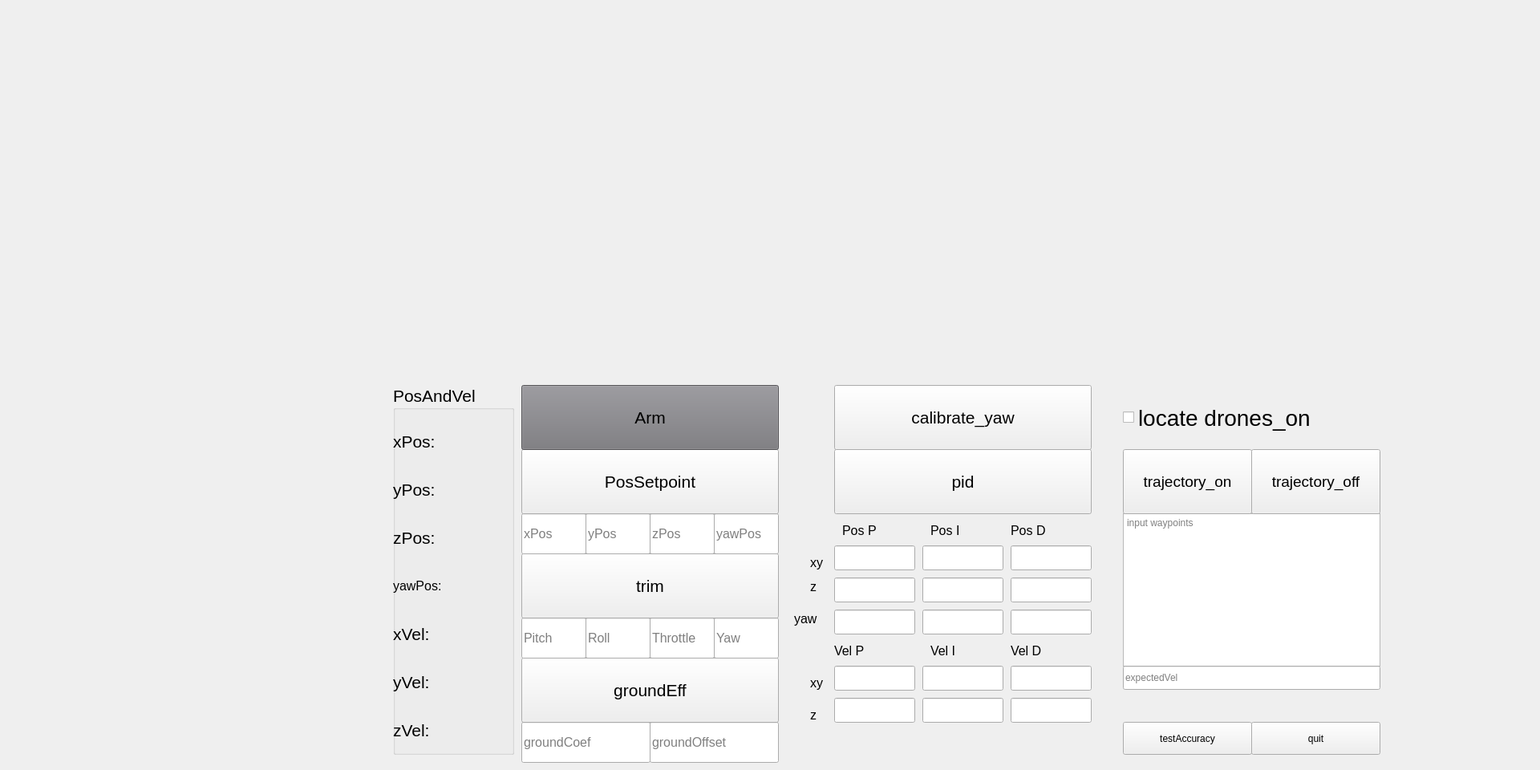
<?xml version="1.0" encoding="UTF-8"?>
<ui version="4.0">
 <class>MainWindow</class>
 <widget class="QMainWindow" name="MainWindow">
  <property name="geometry">
   <rect>
    <x>0</x>
    <y>0</y>
    <width>1920</width>
    <height>960</height>
   </rect>
  </property>
  <property name="windowTitle">
   <string>MainWindow</string>
  </property>
  <widget class="QWidget" name="centralwidget">
   <widget class="QLabel" name="label_video">
    <property name="geometry">
     <rect>
      <x>0</x>
      <y>0</y>
      <width>1920</width>
      <height>480</height>
     </rect>
    </property>
    <property name="text">
     <string/>
    </property>
   </widget>
   <widget class="GLViewWidget" name="view3D" native="true">
    <property name="geometry">
     <rect>
      <x>0</x>
      <y>480</y>
      <width>480</width>
      <height>480</height>
     </rect>
    </property>
   </widget>
   <widget class="QCheckBox" name="checkBox_locate_drones">
    <property name="geometry">
     <rect>
      <x>1400</x>
      <y>480</y>
      <width>321</width>
      <height>81</height>
     </rect>
    </property>
    <property name="font">
     <font>
      <pointsize>21</pointsize>
     </font>
    </property>
    <property name="text">
     <string>locate drones_on</string>
    </property>
   </widget>
   <widget class="QLineEdit" name="lineEdit_xPosSetpoint">
    <property name="geometry">
     <rect>
      <x>650</x>
      <y>640</y>
      <width>81</width>
      <height>51</height>
     </rect>
    </property>
    <property name="font">
     <font>
      <pointsize>12</pointsize>
     </font>
    </property>
    <property name="placeholderText">
     <string>xPos</string>
    </property>
   </widget>
   <widget class="QLineEdit" name="lineEdit_yPosSetpoint">
    <property name="geometry">
     <rect>
      <x>730</x>
      <y>640</y>
      <width>81</width>
      <height>51</height>
     </rect>
    </property>
    <property name="font">
     <font>
      <pointsize>12</pointsize>
     </font>
    </property>
    <property name="placeholderText">
     <string>yPos</string>
    </property>
   </widget>
   <widget class="QLineEdit" name="lineEdit_zPosSetpoint">
    <property name="geometry">
     <rect>
      <x>810</x>
      <y>640</y>
      <width>81</width>
      <height>51</height>
     </rect>
    </property>
    <property name="font">
     <font>
      <pointsize>12</pointsize>
     </font>
    </property>
    <property name="placeholderText">
     <string>zPos</string>
    </property>
   </widget>
   <widget class="QPushButton" name="pushButton_PosSetpoint">
    <property name="geometry">
     <rect>
      <x>650</x>
      <y>560</y>
      <width>321</width>
      <height>81</height>
     </rect>
    </property>
    <property name="baseSize">
     <size>
      <width>0</width>
      <height>0</height>
     </size>
    </property>
    <property name="font">
     <font>
      <pointsize>16</pointsize>
     </font>
    </property>
    <property name="text">
     <string>PosSetpoint</string>
    </property>
   </widget>
   <widget class="QPushButton" name="pushButton_pid">
    <property name="geometry">
     <rect>
      <x>1040</x>
      <y>560</y>
      <width>321</width>
      <height>81</height>
     </rect>
    </property>
    <property name="font">
     <font>
      <pointsize>16</pointsize>
     </font>
    </property>
    <property name="text">
     <string>pid</string>
    </property>
   </widget>
   <widget class="QLabel" name="label">
    <property name="geometry">
     <rect>
      <x>1050</x>
      <y>650</y>
      <width>51</width>
      <height>22</height>
     </rect>
    </property>
    <property name="font">
     <font>
      <pointsize>12</pointsize>
     </font>
    </property>
    <property name="text">
     <string>Pos P</string>
    </property>
   </widget>
   <widget class="QLabel" name="label_2">
    <property name="geometry">
     <rect>
      <x>1160</x>
      <y>650</y>
      <width>51</width>
      <height>22</height>
     </rect>
    </property>
    <property name="font">
     <font>
      <pointsize>12</pointsize>
     </font>
    </property>
    <property name="text">
     <string>Pos I</string>
    </property>
   </widget>
   <widget class="QLabel" name="label_3">
    <property name="geometry">
     <rect>
      <x>1260</x>
      <y>650</y>
      <width>51</width>
      <height>22</height>
     </rect>
    </property>
    <property name="font">
     <font>
      <pointsize>12</pointsize>
     </font>
    </property>
    <property name="text">
     <string>Pos D</string>
    </property>
   </widget>
   <widget class="QLabel" name="label_4">
    <property name="geometry">
     <rect>
      <x>1010</x>
      <y>690</y>
      <width>21</width>
      <height>22</height>
     </rect>
    </property>
    <property name="font">
     <font>
      <pointsize>12</pointsize>
     </font>
    </property>
    <property name="text">
     <string>xy</string>
    </property>
   </widget>
   <widget class="QLabel" name="label_5">
    <property name="geometry">
     <rect>
      <x>1010</x>
      <y>720</y>
      <width>16</width>
      <height>22</height>
     </rect>
    </property>
    <property name="font">
     <font>
      <pointsize>12</pointsize>
     </font>
    </property>
    <property name="text">
     <string>z</string>
    </property>
   </widget>
   <widget class="QLabel" name="label_6">
    <property name="geometry">
     <rect>
      <x>990</x>
      <y>760</y>
      <width>41</width>
      <height>22</height>
     </rect>
    </property>
    <property name="font">
     <font>
      <pointsize>12</pointsize>
     </font>
    </property>
    <property name="text">
     <string>yaw</string>
    </property>
   </widget>
   <widget class="QLineEdit" name="lineEdit_xyPosP">
    <property name="geometry">
     <rect>
      <x>1040</x>
      <y>680</y>
      <width>101</width>
      <height>31</height>
     </rect>
    </property>
    <property name="font">
     <font>
      <pointsize>12</pointsize>
     </font>
    </property>
   </widget>
   <widget class="QLineEdit" name="lineEdit_xyPosI">
    <property name="geometry">
     <rect>
      <x>1150</x>
      <y>680</y>
      <width>101</width>
      <height>31</height>
     </rect>
    </property>
    <property name="font">
     <font>
      <pointsize>12</pointsize>
     </font>
    </property>
   </widget>
   <widget class="QLineEdit" name="lineEdit_xyPosD">
    <property name="geometry">
     <rect>
      <x>1260</x>
      <y>680</y>
      <width>101</width>
      <height>31</height>
     </rect>
    </property>
    <property name="font">
     <font>
      <pointsize>12</pointsize>
     </font>
    </property>
   </widget>
   <widget class="QLineEdit" name="lineEdit_zPosP">
    <property name="geometry">
     <rect>
      <x>1040</x>
      <y>720</y>
      <width>101</width>
      <height>31</height>
     </rect>
    </property>
    <property name="font">
     <font>
      <pointsize>12</pointsize>
     </font>
    </property>
   </widget>
   <widget class="QLineEdit" name="lineEdit_zPosI">
    <property name="geometry">
     <rect>
      <x>1150</x>
      <y>720</y>
      <width>101</width>
      <height>31</height>
     </rect>
    </property>
    <property name="font">
     <font>
      <pointsize>12</pointsize>
     </font>
    </property>
   </widget>
   <widget class="QLineEdit" name="lineEdit_zPosD">
    <property name="geometry">
     <rect>
      <x>1260</x>
      <y>720</y>
      <width>101</width>
      <height>31</height>
     </rect>
    </property>
    <property name="font">
     <font>
      <pointsize>12</pointsize>
     </font>
    </property>
   </widget>
   <widget class="QLineEdit" name="lineEdit_yawPosP">
    <property name="geometry">
     <rect>
      <x>1040</x>
      <y>760</y>
      <width>101</width>
      <height>31</height>
     </rect>
    </property>
    <property name="font">
     <font>
      <pointsize>12</pointsize>
     </font>
    </property>
   </widget>
   <widget class="QLineEdit" name="lineEdit_yawPosI">
    <property name="geometry">
     <rect>
      <x>1150</x>
      <y>760</y>
      <width>101</width>
      <height>31</height>
     </rect>
    </property>
    <property name="font">
     <font>
      <pointsize>12</pointsize>
     </font>
    </property>
   </widget>
   <widget class="QLineEdit" name="lineEdit_yawPosD">
    <property name="geometry">
     <rect>
      <x>1260</x>
      <y>760</y>
      <width>101</width>
      <height>31</height>
     </rect>
    </property>
    <property name="font">
     <font>
      <pointsize>12</pointsize>
     </font>
    </property>
   </widget>
   <widget class="QLabel" name="label_7">
    <property name="geometry">
     <rect>
      <x>1040</x>
      <y>800</y>
      <width>51</width>
      <height>22</height>
     </rect>
    </property>
    <property name="font">
     <font>
      <pointsize>12</pointsize>
     </font>
    </property>
    <property name="text">
     <string>Vel P</string>
    </property>
   </widget>
   <widget class="QLabel" name="label_8">
    <property name="geometry">
     <rect>
      <x>1160</x>
      <y>800</y>
      <width>51</width>
      <height>22</height>
     </rect>
    </property>
    <property name="font">
     <font>
      <pointsize>12</pointsize>
     </font>
    </property>
    <property name="text">
     <string>Vel I</string>
    </property>
   </widget>
   <widget class="QLabel" name="label_9">
    <property name="geometry">
     <rect>
      <x>1260</x>
      <y>800</y>
      <width>51</width>
      <height>22</height>
     </rect>
    </property>
    <property name="font">
     <font>
      <pointsize>12</pointsize>
     </font>
    </property>
    <property name="text">
     <string>Vel D</string>
    </property>
   </widget>
   <widget class="QLabel" name="label_10">
    <property name="geometry">
     <rect>
      <x>1010</x>
      <y>840</y>
      <width>21</width>
      <height>22</height>
     </rect>
    </property>
    <property name="font">
     <font>
      <pointsize>12</pointsize>
     </font>
    </property>
    <property name="text">
     <string>xy</string>
    </property>
   </widget>
   <widget class="QLabel" name="label_11">
    <property name="geometry">
     <rect>
      <x>1010</x>
      <y>880</y>
      <width>16</width>
      <height>22</height>
     </rect>
    </property>
    <property name="font">
     <font>
      <pointsize>12</pointsize>
     </font>
    </property>
    <property name="text">
     <string>z</string>
    </property>
   </widget>
   <widget class="QLineEdit" name="lineEdit_xyVelP">
    <property name="geometry">
     <rect>
      <x>1040</x>
      <y>830</y>
      <width>101</width>
      <height>31</height>
     </rect>
    </property>
    <property name="font">
     <font>
      <pointsize>12</pointsize>
     </font>
    </property>
   </widget>
   <widget class="QLineEdit" name="lineEdit_xyVelI">
    <property name="geometry">
     <rect>
      <x>1150</x>
      <y>830</y>
      <width>101</width>
      <height>31</height>
     </rect>
    </property>
    <property name="font">
     <font>
      <pointsize>12</pointsize>
     </font>
    </property>
   </widget>
   <widget class="QLineEdit" name="lineEdit_xyVelD">
    <property name="geometry">
     <rect>
      <x>1260</x>
      <y>830</y>
      <width>101</width>
      <height>31</height>
     </rect>
    </property>
    <property name="font">
     <font>
      <pointsize>12</pointsize>
     </font>
    </property>
   </widget>
   <widget class="QLineEdit" name="lineEdit_zVelP">
    <property name="geometry">
     <rect>
      <x>1040</x>
      <y>870</y>
      <width>101</width>
      <height>31</height>
     </rect>
    </property>
    <property name="font">
     <font>
      <pointsize>12</pointsize>
     </font>
    </property>
   </widget>
   <widget class="QLineEdit" name="lineEdit_zVelI">
    <property name="geometry">
     <rect>
      <x>1150</x>
      <y>870</y>
      <width>101</width>
      <height>31</height>
     </rect>
    </property>
    <property name="font">
     <font>
      <pointsize>12</pointsize>
     </font>
    </property>
   </widget>
   <widget class="QLineEdit" name="lineEdit_zVelD">
    <property name="geometry">
     <rect>
      <x>1260</x>
      <y>870</y>
      <width>101</width>
      <height>31</height>
     </rect>
    </property>
    <property name="font">
     <font>
      <pointsize>12</pointsize>
     </font>
    </property>
   </widget>
   <widget class="QPushButton" name="pushButton_arm">
    <property name="geometry">
     <rect>
      <x>650</x>
      <y>480</y>
      <width>321</width>
      <height>81</height>
     </rect>
    </property>
    <property name="font">
     <font>
      <pointsize>16</pointsize>
     </font>
    </property>
    <property name="styleSheet">
     <string notr="true">background-color: rgb(119, 118, 123);
color: rgb(0, 0, 0);</string>
    </property>
    <property name="text">
     <string>Arm</string>
    </property>
   </widget>
   <widget class="QPushButton" name="pushButton_trim">
    <property name="geometry">
     <rect>
      <x>650</x>
      <y>690</y>
      <width>321</width>
      <height>81</height>
     </rect>
    </property>
    <property name="font">
     <font>
      <pointsize>16</pointsize>
     </font>
    </property>
    <property name="text">
     <string>trim</string>
    </property>
   </widget>
   <widget class="QLineEdit" name="lineEdit_PitchTrim">
    <property name="geometry">
     <rect>
      <x>650</x>
      <y>770</y>
      <width>81</width>
      <height>51</height>
     </rect>
    </property>
    <property name="font">
     <font>
      <pointsize>12</pointsize>
     </font>
    </property>
    <property name="placeholderText">
     <string>Pitch</string>
    </property>
   </widget>
   <widget class="QLineEdit" name="lineEdit_RollTrim">
    <property name="geometry">
     <rect>
      <x>730</x>
      <y>770</y>
      <width>81</width>
      <height>51</height>
     </rect>
    </property>
    <property name="font">
     <font>
      <pointsize>12</pointsize>
     </font>
    </property>
    <property name="placeholderText">
     <string>Roll</string>
    </property>
   </widget>
   <widget class="QLineEdit" name="lineEdit_ThrottleTrim">
    <property name="geometry">
     <rect>
      <x>810</x>
      <y>770</y>
      <width>81</width>
      <height>51</height>
     </rect>
    </property>
    <property name="font">
     <font>
      <pointsize>12</pointsize>
     </font>
    </property>
    <property name="placeholderText">
     <string>Throttle</string>
    </property>
   </widget>
   <widget class="QLineEdit" name="lineEdit_YawTrim">
    <property name="geometry">
     <rect>
      <x>890</x>
      <y>770</y>
      <width>81</width>
      <height>51</height>
     </rect>
    </property>
    <property name="font">
     <font>
      <pointsize>12</pointsize>
     </font>
    </property>
    <property name="placeholderText">
     <string>Yaw</string>
    </property>
   </widget>
   <widget class="QLineEdit" name="lineEdit_yawPosSetpoint">
    <property name="geometry">
     <rect>
      <x>890</x>
      <y>640</y>
      <width>81</width>
      <height>51</height>
     </rect>
    </property>
    <property name="font">
     <font>
      <pointsize>12</pointsize>
     </font>
    </property>
    <property name="placeholderText">
     <string>yawPos</string>
    </property>
   </widget>
   <widget class="QPushButton" name="pushButton_quit">
    <property name="geometry">
     <rect>
      <x>1560</x>
      <y>900</y>
      <width>161</width>
      <height>41</height>
     </rect>
    </property>
    <property name="text">
     <string>quit</string>
    </property>
   </widget>
   <widget class="QPushButton" name="pushButton_calibrate_yaw">
    <property name="geometry">
     <rect>
      <x>1040</x>
      <y>480</y>
      <width>321</width>
      <height>81</height>
     </rect>
    </property>
    <property name="font">
     <font>
      <pointsize>16</pointsize>
     </font>
    </property>
    <property name="text">
     <string>calibrate_yaw</string>
    </property>
   </widget>
   <widget class="QPushButton" name="pushButton_groundEff">
    <property name="geometry">
     <rect>
      <x>650</x>
      <y>820</y>
      <width>321</width>
      <height>81</height>
     </rect>
    </property>
    <property name="font">
     <font>
      <pointsize>16</pointsize>
     </font>
    </property>
    <property name="text">
     <string>groundEff</string>
    </property>
   </widget>
   <widget class="QLineEdit" name="lineEdit_groundCoef">
    <property name="geometry">
     <rect>
      <x>650</x>
      <y>900</y>
      <width>161</width>
      <height>51</height>
     </rect>
    </property>
    <property name="font">
     <font>
      <pointsize>12</pointsize>
     </font>
    </property>
    <property name="placeholderText">
     <string>groundCoef</string>
    </property>
   </widget>
   <widget class="QLineEdit" name="lineEdit_groundOffset">
    <property name="geometry">
     <rect>
      <x>810</x>
      <y>900</y>
      <width>161</width>
      <height>51</height>
     </rect>
    </property>
    <property name="font">
     <font>
      <pointsize>12</pointsize>
     </font>
    </property>
    <property name="placeholderText">
     <string>groundOffset</string>
    </property>
   </widget>
   <widget class="QTextEdit" name="textEdit_waypoints">
    <property name="geometry">
     <rect>
      <x>1400</x>
      <y>640</y>
      <width>321</width>
      <height>191</height>
     </rect>
    </property>
    <property name="html">
     <string>&lt;!DOCTYPE HTML PUBLIC &quot;-//W3C//DTD HTML 4.0//EN&quot; &quot;http://www.w3.org/TR/REC-html40/strict.dtd&quot;&gt;
&lt;html&gt;&lt;head&gt;&lt;meta name=&quot;qrichtext&quot; content=&quot;1&quot; /&gt;&lt;style type=&quot;text/css&quot;&gt;
p, li { white-space: pre-wrap; }
&lt;/style&gt;&lt;/head&gt;&lt;body style=&quot; font-family:'Ubuntu Sans'; font-size:11pt; font-weight:400; font-style:normal;&quot;&gt;
&lt;p style=&quot;-qt-paragraph-type:empty; margin-top:0px; margin-bottom:0px; margin-left:0px; margin-right:0px; -qt-block-indent:0; text-indent:0px;&quot;&gt;&lt;br /&gt;&lt;/p&gt;&lt;/body&gt;&lt;/html&gt;</string>
    </property>
    <property name="placeholderText">
     <string>input waypoints</string>
    </property>
   </widget>
   <widget class="QLineEdit" name="lineEdit_expectedVel">
    <property name="geometry">
     <rect>
      <x>1400</x>
      <y>830</y>
      <width>321</width>
      <height>30</height>
     </rect>
    </property>
    <property name="placeholderText">
     <string>expectedVel</string>
    </property>
   </widget>
   <widget class="QPushButton" name="pushButton_trajectory_on">
    <property name="geometry">
     <rect>
      <x>1400</x>
      <y>560</y>
      <width>161</width>
      <height>81</height>
     </rect>
    </property>
    <property name="font">
     <font>
      <pointsize>14</pointsize>
     </font>
    </property>
    <property name="text">
     <string>trajectory_on</string>
    </property>
   </widget>
   <widget class="QPushButton" name="pushButton_test_accuracy">
    <property name="geometry">
     <rect>
      <x>1400</x>
      <y>900</y>
      <width>161</width>
      <height>41</height>
     </rect>
    </property>
    <property name="text">
     <string>testAccuracy</string>
    </property>
   </widget>
   <widget class="QPushButton" name="pushButton_trajectory_off">
    <property name="geometry">
     <rect>
      <x>1560</x>
      <y>560</y>
      <width>161</width>
      <height>81</height>
     </rect>
    </property>
    <property name="font">
     <font>
      <pointsize>14</pointsize>
     </font>
    </property>
    <property name="text">
     <string>trajectory_off</string>
    </property>
   </widget>
   <widget class="QGroupBox" name="groupBox">
    <property name="geometry">
     <rect>
      <x>490</x>
      <y>480</y>
      <width>151</width>
      <height>461</height>
     </rect>
    </property>
    <property name="font">
     <font>
      <pointsize>16</pointsize>
     </font>
    </property>
    <property name="title">
     <string>PosAndVel</string>
    </property>
    <widget class="QLabel" name="label_xPos">
     <property name="geometry">
      <rect>
       <x>80</x>
       <y>40</y>
       <width>71</width>
       <height>61</height>
      </rect>
     </property>
     <property name="font">
      <font>
       <pointsize>16</pointsize>
      </font>
     </property>
     <property name="text">
      <string/>
     </property>
    </widget>
    <widget class="QLabel" name="label_yPos">
     <property name="geometry">
      <rect>
       <x>80</x>
       <y>100</y>
       <width>71</width>
       <height>61</height>
      </rect>
     </property>
     <property name="font">
      <font>
       <pointsize>16</pointsize>
      </font>
     </property>
     <property name="text">
      <string/>
     </property>
    </widget>
    <widget class="QLabel" name="label_zPos">
     <property name="geometry">
      <rect>
       <x>80</x>
       <y>160</y>
       <width>71</width>
       <height>61</height>
      </rect>
     </property>
     <property name="font">
      <font>
       <pointsize>16</pointsize>
      </font>
     </property>
     <property name="text">
      <string/>
     </property>
    </widget>
    <widget class="QLabel" name="label_yawPos">
     <property name="geometry">
      <rect>
       <x>80</x>
       <y>210</y>
       <width>71</width>
       <height>61</height>
      </rect>
     </property>
     <property name="font">
      <font>
       <pointsize>16</pointsize>
      </font>
     </property>
     <property name="text">
      <string/>
     </property>
    </widget>
    <widget class="QLabel" name="label_xVel">
     <property name="geometry">
      <rect>
       <x>80</x>
       <y>280</y>
       <width>71</width>
       <height>61</height>
      </rect>
     </property>
     <property name="font">
      <font>
       <pointsize>16</pointsize>
      </font>
     </property>
     <property name="text">
      <string/>
     </property>
    </widget>
    <widget class="QLabel" name="label_yVel">
     <property name="geometry">
      <rect>
       <x>80</x>
       <y>340</y>
       <width>71</width>
       <height>61</height>
      </rect>
     </property>
     <property name="font">
      <font>
       <pointsize>16</pointsize>
      </font>
     </property>
     <property name="text">
      <string/>
     </property>
    </widget>
    <widget class="QLabel" name="label_zVel">
     <property name="geometry">
      <rect>
       <x>80</x>
       <y>400</y>
       <width>71</width>
       <height>61</height>
      </rect>
     </property>
     <property name="font">
      <font>
       <pointsize>16</pointsize>
      </font>
     </property>
     <property name="text">
      <string/>
     </property>
    </widget>
    <widget class="QLabel" name="label_12">
     <property name="geometry">
      <rect>
       <x>0</x>
       <y>40</y>
       <width>71</width>
       <height>61</height>
      </rect>
     </property>
     <property name="text">
      <string>xPos:</string>
     </property>
    </widget>
    <widget class="QLabel" name="label_13">
     <property name="geometry">
      <rect>
       <x>0</x>
       <y>100</y>
       <width>71</width>
       <height>61</height>
      </rect>
     </property>
     <property name="text">
      <string>yPos:</string>
     </property>
    </widget>
    <widget class="QLabel" name="label_14">
     <property name="geometry">
      <rect>
       <x>0</x>
       <y>160</y>
       <width>71</width>
       <height>61</height>
      </rect>
     </property>
     <property name="text">
      <string>zPos:</string>
     </property>
    </widget>
    <widget class="QLabel" name="label_15">
     <property name="geometry">
      <rect>
       <x>0</x>
       <y>220</y>
       <width>71</width>
       <height>61</height>
      </rect>
     </property>
     <property name="font">
      <font>
       <pointsize>12</pointsize>
      </font>
     </property>
     <property name="text">
      <string>yawPos:</string>
     </property>
    </widget>
    <widget class="QLabel" name="label_16">
     <property name="geometry">
      <rect>
       <x>0</x>
       <y>280</y>
       <width>71</width>
       <height>61</height>
      </rect>
     </property>
     <property name="font">
      <font>
       <pointsize>16</pointsize>
      </font>
     </property>
     <property name="text">
      <string>xVel:</string>
     </property>
    </widget>
    <widget class="QLabel" name="label_17">
     <property name="geometry">
      <rect>
       <x>0</x>
       <y>340</y>
       <width>71</width>
       <height>61</height>
      </rect>
     </property>
     <property name="font">
      <font>
       <pointsize>16</pointsize>
      </font>
     </property>
     <property name="text">
      <string>yVel:</string>
     </property>
    </widget>
    <widget class="QLabel" name="label_18">
     <property name="geometry">
      <rect>
       <x>0</x>
       <y>400</y>
       <width>71</width>
       <height>61</height>
      </rect>
     </property>
     <property name="font">
      <font>
       <pointsize>16</pointsize>
      </font>
     </property>
     <property name="text">
      <string>zVel:</string>
     </property>
    </widget>
   </widget>
  </widget>
 </widget>
 <customwidgets>
  <customwidget>
   <class>GLViewWidget</class>
   <extends>QWidget</extends>
   <header>pyqtgraph.opengl</header>
   <container>1</container>
  </customwidget>
 </customwidgets>
 <resources/>
 <connections/>
</ui>
